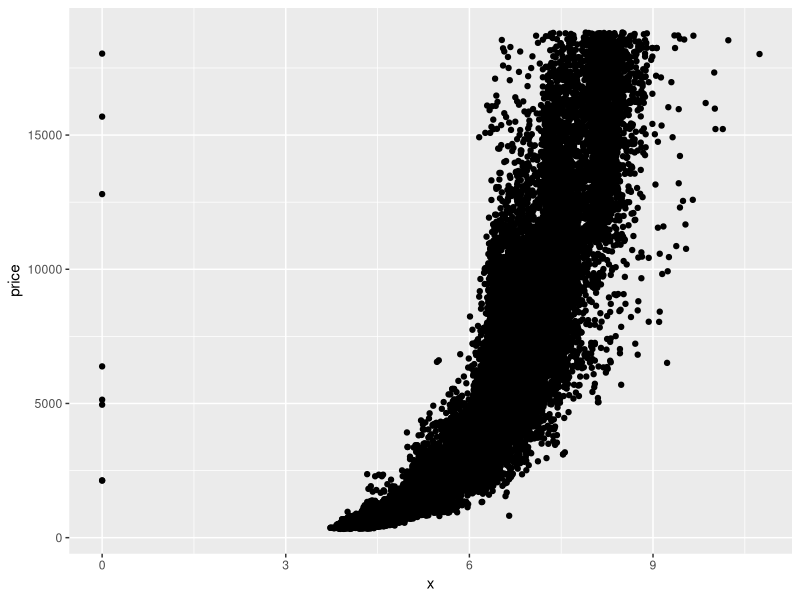
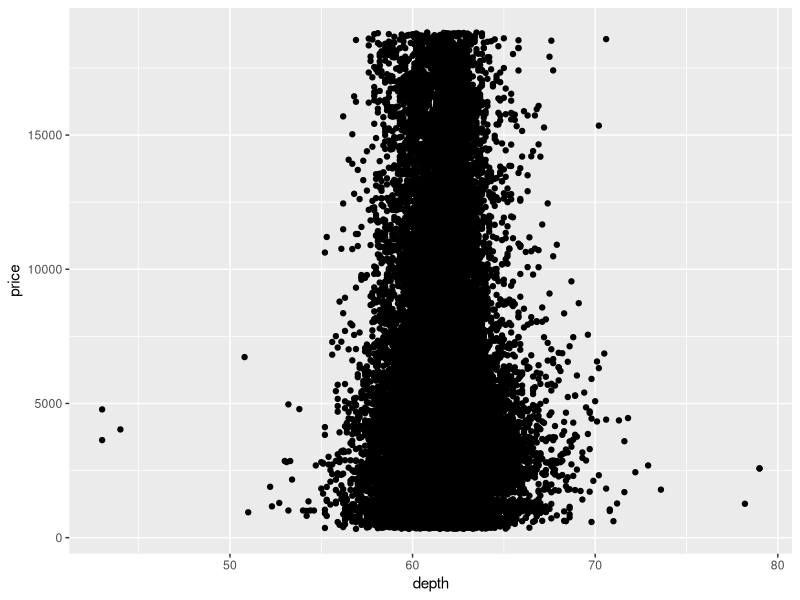
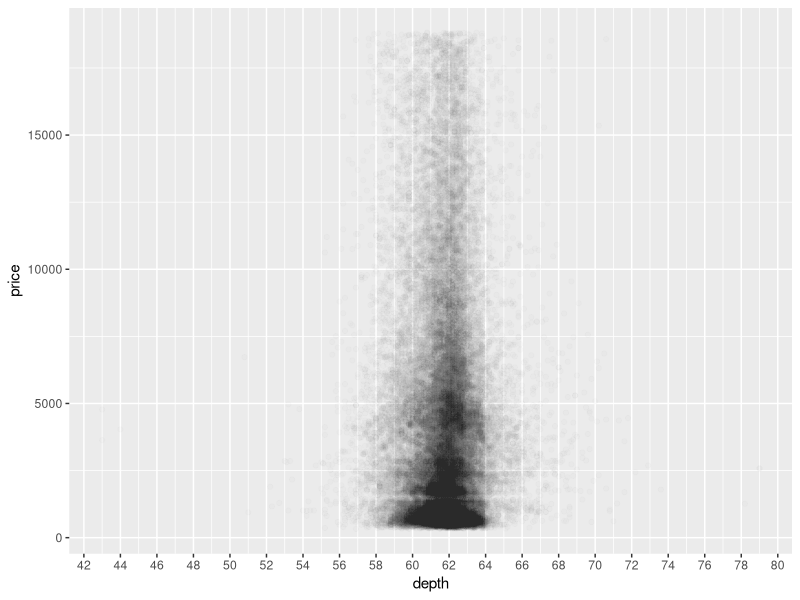
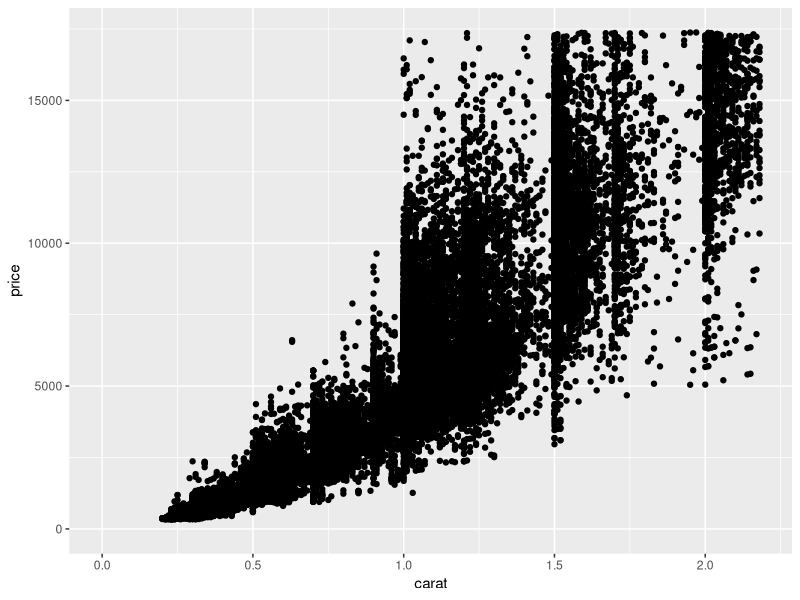
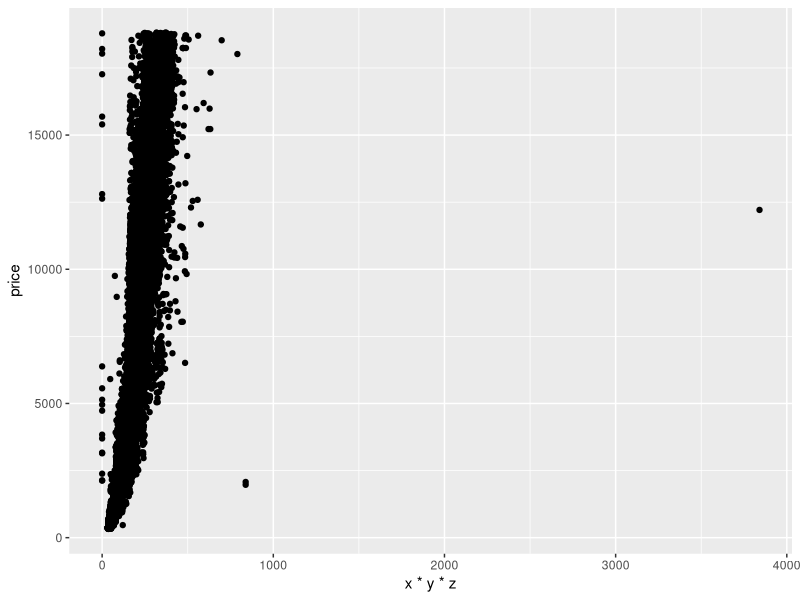
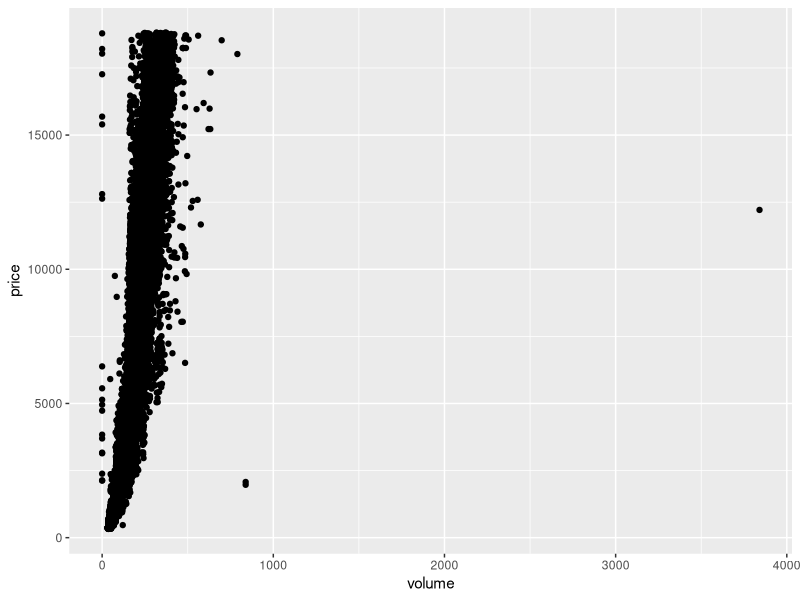
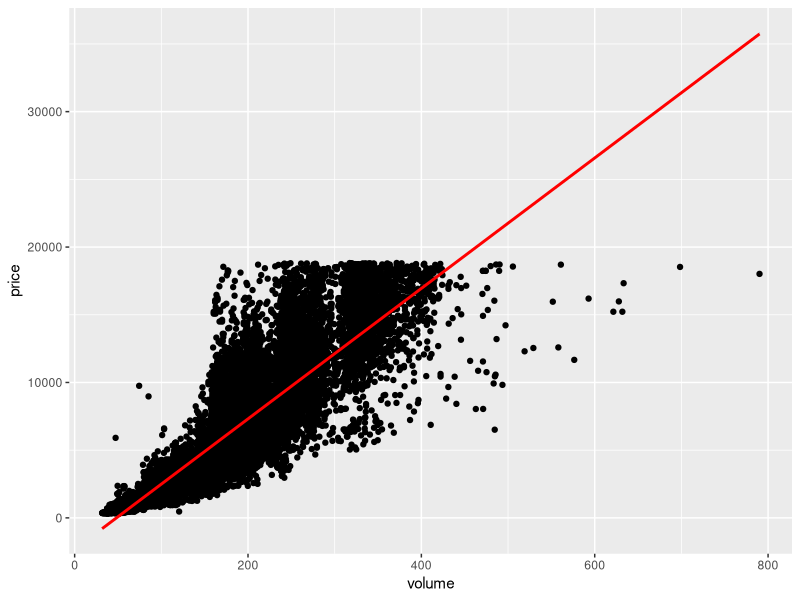

These charts were generated, in order, by the following R code: (Note: this script raises an error after producing the figures.)
## ---- chunk 1

library(ggplot2)

data(diamonds)

summary(diamonds)

## ---- chunk 2

ggplot(aes(x=x, y=price), data=diamonds) + 
  geom_point()

## ---- chunk 3

with(diamonds,cor.test(x,price, method = 'pearson'))

with(diamonds,cor.test(y,price, method = 'pearson'))

with(diamonds,cor.test(z,price, method = 'pearson'))

## ---- chunk 4

ggplot(aes(x=depth, y=price), data=diamonds) + 
  geom_point() 

## ---- chunk 5

ggplot(aes(x=depth, y=price), data=diamonds) + 
  geom_point(alpha=1/100) +
  scale_x_continuous(breaks=seq(0,80,2))

## ---- chunk 6

with(diamonds,cor.test(depth,price, method = 'pearson'))


## ---- chunk 7

ggplot(aes(x = carat, y = price), data = diamonds) + 
  geom_point() + 
  xlim(0, quantile(diamonds$carat, 0.99)) +
  ylim(0, quantile(diamonds$price, 0.99))

## ---- chunk 8

ggplot(aes(x=x*y*z, y=price), data=diamonds) + 
  geom_point()

## ---- chunk 9

library(plyr)

diamonds$volume= diamonds$x*diamonds$y*diamonds$z

ggplot(aes(x=volume, y=price), data=diamonds) + 
  geom_point()

count(diamonds$volume == 0)

detach("package:plyr", unload=TRUE)

## ---- chunk 10

with(diamonds,cor.test(volume,price, method = 'pearson'))

diamonds$volume_ok <- diamonds$volume > 0 & diamonds$volume < 800


with(subset(diamonds,diamonds$volume_ok ),cor.test(volume,price, method = 'pearson'))


## ---- chunk 11

ggplot(aes(x=volume, y=price), data=subset(diamonds,diamonds$volume_ok) ) +
  geom_point() +
  geom_smooth(method = 'lm', color = 'red')

## ---- chunk 12

diamondsByClarity<- diamonds %>%
  group_by(clarity) %>%
  summarise(mean_price=mean(price),
          median_price = median(price),
          min_price = min(price),
          max_price = max(price),
          n= n()) %>%
  arrange(clarity)

## ---- chunk 13

data(diamonds)
library(dplyr)

diamonds_by_clarity <- group_by(diamonds, clarity)
diamonds_mp_by_clarity <- summarise(diamonds_by_clarity, mean_price = mean(price))

diamonds_by_color <- group_by(diamonds, color)
diamonds_mp_by_color <- summarise(diamonds_by_color, mean_price = mean(price))

## ---- chunk 14

library(gridExtra)

bp1 <- barplot(diamonds_mp_by_clarity$mean_price, names.arg=diamonds_mp_by_clarity$clarity, horiz=TRUE, border=NA, las=1, main="Mean price by Clarity")

bp2 <- barplot(diamonds_mp_by_color$mean_price, names.arg=diamonds_mp_by_color$color, horiz=TRUE, border=NA, las=1, main="Mean price by Color")


grid.arrange(bp1,bp2,ncol=1)

